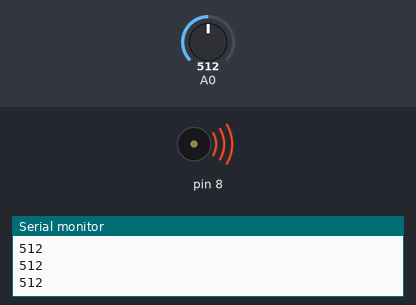
A sketch run on a simulated Arduino Uno, built with avr-gcc and run on an emulated ATmega328P. On the bench: buzzer (waves = sounding), the last lines printed to the serial monitor. Inputs (shaded band) come from the test bench; at power-on: A0 = 512.

Above: at 1.2 s.
1.3 s: A0 set to 494
At 2.1 s:
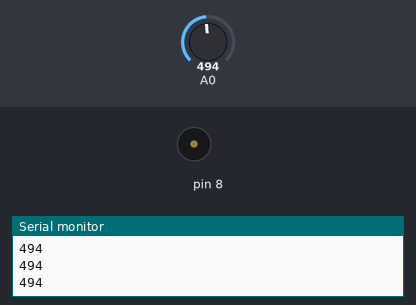
2.8 s: A0 set to 511
At 3.4 s:
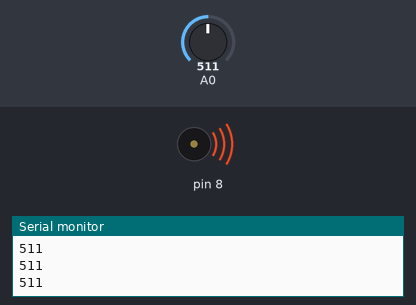
4.3 s: A0 set to 495
At 5.7 s:
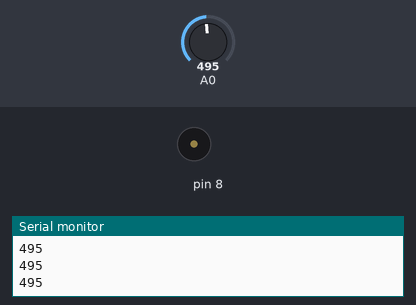
Timing chart, 0 to 7.3 s (numbered marks = the images above; inputs shaded):
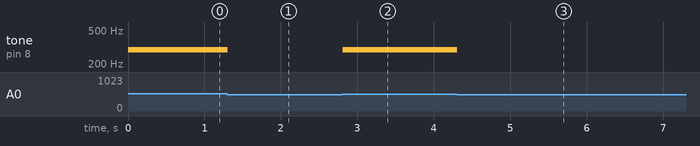

The sketch:

keyboard_instrument.ino
```cpp
int buttons[6];
// C = 262Hz, D = 294Hz, E = 330Hz, F=349Hz
int notes[] = {262, 294, 330, 349};

void setup() {
  buttons[0] = 2;
  // Starting communication with computer
  Serial.begin(9600);
}

void loop() {
  // Value from pin A0
  int keyVal = analogRead(A0);
  Serial.println(keyVal);

  if(keyVal >= 1020 && keyVal <= 1030){
    tone(8, notes[3]);
  }
  else if(keyVal >= 990 && keyVal <= 1010){
    tone(8, notes[2]);
  }
  else if(keyVal >= 505 && keyVal <= 518){
    tone(8, notes[1]);
  }
  else if(keyVal >= 5 && keyVal <= 15){
    tone(8, notes[0]);
  }
  else{
    noTone(8);
  }
 }
```

Measured:
- the behaviour switches between 505 and 504 on A0 (found by bisection; images 0 and 1)
- after the input at 1.3 s, tone on pin 8: 294 Hz → silent at once
- after the input at 2.8 s, tone on pin 8: silent → 294 Hz at once
- after the input at 4.3 s, tone on pin 8: 294 Hz → silent at once
